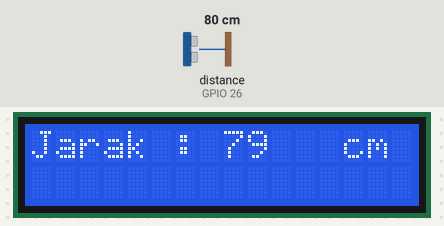
Simulated run of this sketch. Board: ESP32. On the bench: 16×2 character LCD. Wiring (inferred from the names in the program): ultrasonic range finder: trigger GPIO 25; echo GPIO 26. Inputs (shaded band) come from the test bench; at power-on: distance to the obstacle (sensor on GPIO 26) 80 cm. The echo pulse lasts 58.3 µs per cm; what the sketch prints to the serial monitor is not drawn.

Above: at 1.2 s.
1.3 s: distance to the obstacle (sensor on GPIO 26) set to 2 cm
At 2.0 s:
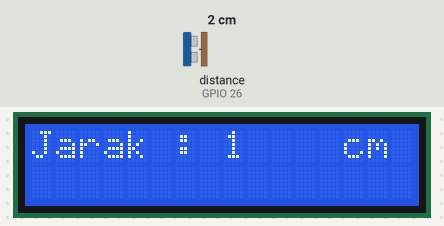
4.4 s: distance to the obstacle (sensor on GPIO 26) set to 4 cm
At 5.1 s:
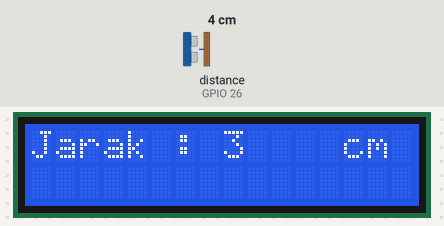
6.2 s: distance to the obstacle (sensor on GPIO 26) set to 9 cm
At 6.6 s:
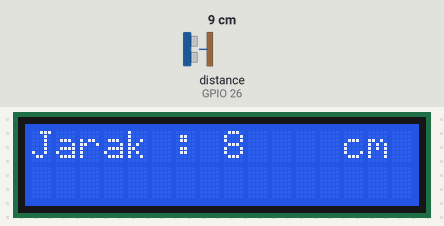
Timing chart, 0 to 9.2 s (numbered marks = the images above; inputs shaded):
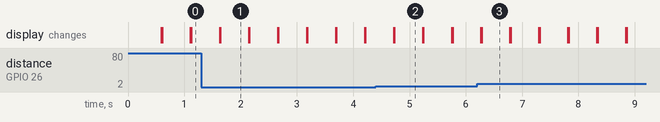

Measured:
- after the input at 1.3 s, the display: first differs from a run without the input after 0.34 s (image 1)
- after the input at 4.4 s, the display: first differs from a run without the input after 0.33 s (image 2)
- after the input at 6.2 s, the display: first differs from a run without the input after 0.08 s (image 3)
- what the display in image 1 shows lasts 0.5 s, from 1.6 s to 2.1 s

The sketch:

_10HC-SR04-LCD.ino
```cpp
#include <LiquidCrystal_I2C.h>
LiquidCrystal_I2C lcd(0x27, 16, 2);

const int trigpin = 25;
const int echopin = 26;
long durasi;
int jarak;

void setup() {
  Serial.begin(115200);
  lcd.init();
  lcd.clear();
  lcd.backlight();
  pinMode(trigpin, OUTPUT);
  pinMode(echopin, INPUT);
}

void loop() {
  digitalWrite(trigpin, LOW);
  delayMicroseconds(2);
  digitalWrite(trigpin, HIGH);
  delayMicroseconds(10);
  digitalWrite(trigpin, LOW);

  durasi = pulseIn(echopin, HIGH);
  jarak = durasi * 0.03408/2;
  Serial.print(jarak);
  Serial.println(" cm");
  lcd.setCursor(0, 0);
  lcd.print("Jarak :");
  lcd.setCursor(8, 0);
  lcd.print(jarak);
  lcd.setCursor(13, 0);
  lcd.print("cm");
  delay(500);
  lcd.clear();
}
```
